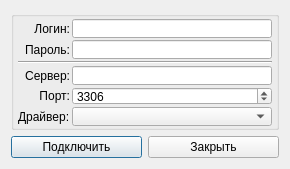
<?xml version="1.0" encoding="UTF-8"?>
<ui version="4.0">
 <class>ConnectDB</class>
 <widget class="QDialog" name="ConnectDB">
  <property name="geometry">
   <rect>
    <x>0</x>
    <y>0</y>
    <width>290</width>
    <height>169</height>
   </rect>
  </property>
  <property name="sizePolicy">
   <sizepolicy hsizetype="Fixed" vsizetype="Fixed">
    <horstretch>0</horstretch>
    <verstretch>0</verstretch>
   </sizepolicy>
  </property>
  <property name="minimumSize">
   <size>
    <width>290</width>
    <height>169</height>
   </size>
  </property>
  <property name="maximumSize">
   <size>
    <width>290</width>
    <height>169</height>
   </size>
  </property>
  <property name="windowTitle">
   <string>Подключение к серверу</string>
  </property>
  <layout class="QVBoxLayout" name="verticalLayout">
   <property name="sizeConstraint">
    <enum>QLayout::SetDefaultConstraint</enum>
   </property>
   <item>
    <widget class="QGroupBox" name="groupBox">
     <property name="title">
      <string/>
     </property>
     <layout class="QGridLayout" name="gridLayout">
      <property name="leftMargin">
       <number>4</number>
      </property>
      <property name="topMargin">
       <number>2</number>
      </property>
      <property name="rightMargin">
       <number>4</number>
      </property>
      <property name="bottomMargin">
       <number>2</number>
      </property>
      <property name="spacing">
       <number>2</number>
      </property>
      <item row="0" column="0">
       <widget class="QLabel" name="label">
        <property name="text">
         <string>Логин:</string>
        </property>
        <property name="alignment">
         <set>Qt::AlignRight|Qt::AlignTrailing|Qt::AlignVCenter</set>
        </property>
       </widget>
      </item>
      <item row="0" column="1">
       <widget class="QLineEdit" name="login"/>
      </item>
      <item row="1" column="1">
       <widget class="QLineEdit" name="pass">
        <property name="echoMode">
         <enum>QLineEdit::Password</enum>
        </property>
       </widget>
      </item>
      <item row="3" column="0">
       <widget class="QLabel" name="label_3">
        <property name="text">
         <string>Сервер:</string>
        </property>
        <property name="alignment">
         <set>Qt::AlignRight|Qt::AlignTrailing|Qt::AlignVCenter</set>
        </property>
       </widget>
      </item>
      <item row="4" column="1">
       <widget class="QSpinBox" name="port">
        <property name="maximum">
         <number>66000</number>
        </property>
        <property name="value">
         <number>3306</number>
        </property>
       </widget>
      </item>
      <item row="3" column="1">
       <widget class="QLineEdit" name="host"/>
      </item>
      <item row="4" column="0">
       <widget class="QLabel" name="label_4">
        <property name="text">
         <string>Порт:</string>
        </property>
        <property name="alignment">
         <set>Qt::AlignRight|Qt::AlignTrailing|Qt::AlignVCenter</set>
        </property>
       </widget>
      </item>
      <item row="2" column="0" colspan="2">
       <widget class="Line" name="line">
        <property name="orientation">
         <enum>Qt::Horizontal</enum>
        </property>
       </widget>
      </item>
      <item row="1" column="0">
       <widget class="QLabel" name="label_2">
        <property name="text">
         <string>Пароль:</string>
        </property>
        <property name="alignment">
         <set>Qt::AlignRight|Qt::AlignTrailing|Qt::AlignVCenter</set>
        </property>
       </widget>
      </item>
      <item row="5" column="0">
       <widget class="QLabel" name="label_5">
        <property name="text">
         <string>Драйвер:</string>
        </property>
       </widget>
      </item>
      <item row="5" column="1">
       <widget class="QComboBox" name="driver"/>
      </item>
     </layout>
    </widget>
   </item>
   <item>
    <layout class="QHBoxLayout" name="horizontalLayout">
     <item>
      <widget class="QPushButton" name="connectButton">
       <property name="text">
        <string>Подключить</string>
       </property>
       <property name="icon">
        <iconset resource="icons.qrc">
         <normaloff>:/16x16/ico/apply_16x16.png</normaloff>:/16x16/ico/apply_16x16.png</iconset>
       </property>
      </widget>
     </item>
     <item>
      <widget class="QPushButton" name="cancelButton">
       <property name="text">
        <string>Закрыть</string>
       </property>
       <property name="icon">
        <iconset resource="icons.qrc">
         <normaloff>:/16x16/ico/cancel_16x16.png</normaloff>:/16x16/ico/cancel_16x16.png</iconset>
       </property>
      </widget>
     </item>
    </layout>
   </item>
  </layout>
 </widget>
 <resources>
  <include location="icons.qrc"/>
 </resources>
 <connections>
  <connection>
   <sender>cancelButton</sender>
   <signal>clicked()</signal>
   <receiver>ConnectDB</receiver>
   <slot>reject()</slot>
   <hints>
    <hint type="sourcelabel">
     <x>192</x>
     <y>124</y>
    </hint>
    <hint type="destinationlabel">
     <x>142</x>
     <y>73</y>
    </hint>
   </hints>
  </connection>
 </connections>
</ui>
